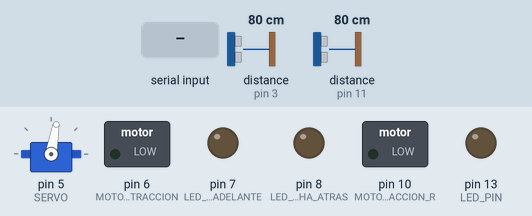
Simulated run of this sketch. Board: Arduino Uno, built with avr-gcc and run on an emulated ATmega328P. Parts: servo, switched loads named in the sketch (green lamp = pin HIGH), output pins drawn as LEDs (lit = HIGH). The test bench sets the inputs (shaded band); at power-on: distance to the obstacle (sensors on pin 11, pin 3) 80 cm. The echo pulse lasts 58.3 µs per cm; pins used as bus, display or sensor lines are not drawn.

Above: at 1.2 s.
1.3 s: "f" received over Serial
At 2.5 s:
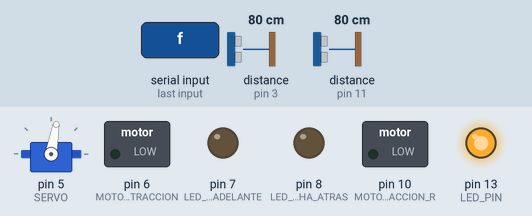
2.8 s: byte 119 (ADELANTE) received over Serial
At 3.9 s:
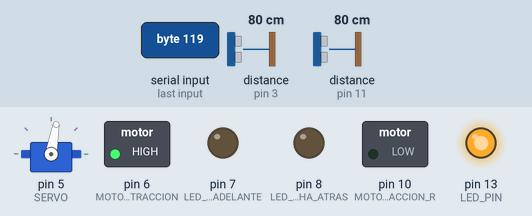
4.3 s: byte 115 (REVERSA) received over Serial
At 5.2 s:
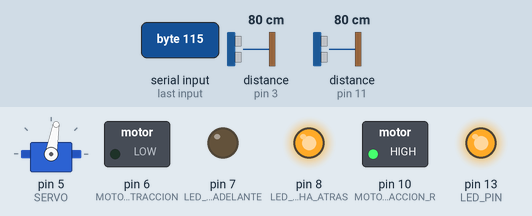
5.8 s: distance to the obstacle (sensor on pin 11) set to 54 cm
7.3 s: distance to the obstacle (sensor on pin 11) set to 48 cm
At 8.5 s:
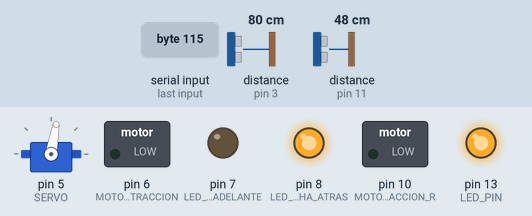
8.8 s: byte 100 (DOBLAR_DERECHA) received over Serial
At 9.9 s:
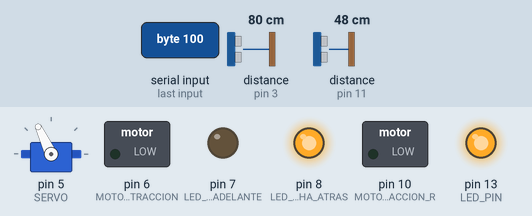
Timing chart, 0 to 11.3 s (numbered marks = the images above; inputs shaded):
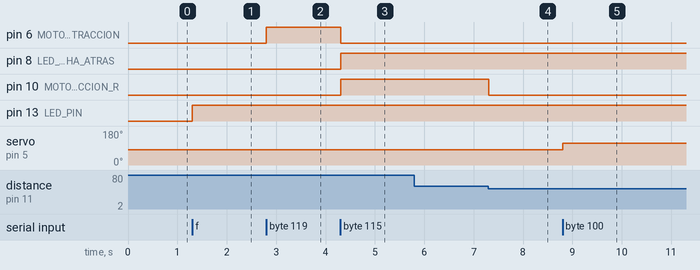

Measured:
- the behaviour switches between 51 and 50 cm on distance to the obstacle (sensor on pin 11) (found by bisection; images 3 and 4)
- after the input at 1.3 s, pin 13 (LED_PIN): LOW → HIGH at once
- after the input at 2.8 s, pin 6 (MOTOR_TRACCION): LOW → HIGH at once
- after the input at 4.3 s, pin 6 (MOTOR_TRACCION): HIGH → LOW at once; pin 8 (LED_MARCHA_ATRAS), pin 10 (MOTOR_TRACCION_R): LOW → HIGH at once
- after the input at 5.8 s, every drawn part: stays the same
- after the input at 7.3 s, pin 10 (MOTOR_TRACCION_R): HIGH → LOW at once
- after the input at 8.8 s, servo on pin 5 (SERVO): 80° → 115° at once

The sketch:

SEAAR.ino
```cpp
#include "Wire.h"
#include <Servo.h>
#include <Ultrasonic.h>

// MPU9250:

// PINES:
//0 y 1 para tx y rx del bluetooth
// 2 pin de interrupcion para el mpu ??

//LIBRES:   6
#define P_ECHO_D            3     //Pin 03 como (ECHO PWM ) para el Ultrasonido Delantero
#define P_TRIGGER_D         4     //Pin 04 como (TRIGGER ) para el Ultrasonido Delantero
#define SERVO               5     //Pin 05 como SERVO
#define LED_MARCHA_ADELANTE 7     //Pin 07 LED de adelante
#define LED_MARCHA_ATRAS    8     //Pin 08 LED de atras
#define MOTOR_TRACCION      6     // Pin 09 Motor hacia adelante
#define MOTOR_TRACCION_R    10    //Pin 10 Motor hacia atras
#define P_ECHO_A            11    //Pin 11 como (P_ECHO PWM ) para el Ultrasonido Trasero
#define P_TRIGGER_A         12    //Pin 12 como (P_TRIGGER_) para el Ultrasonido Trasero
#define LED_PIN             13    //Pin Led Arduino

//CONSTANTES
#define DISTANCIA_FRENO 50  //Para Sensores
#define TIEMPO_GIRO 200   //Para que GIRE durante 2 seg.
#define TIEMPO_FRENADO 1000
#define ADELANTE 'w'
#define REVERSA 's'
#define PARAR 'p'
#define DOBLAR_DERECHA 'd'
#define DOBLAR_IZQUIERDA 'i'
#define ENDEREZAR 'x'
#define APAGAR 'o'
#define ENCENDER 'f'
#define MAX_VELOCIDAD 'j'
#define ENCENDER_LED 'l'
#define APAGAR_LED 'k'
#define SERVO_CERO 80
#define SERVO_IZQ 45
#define SERVO_DER 115
#define VEL_NORMAL 200
#define VEL_MAX 255
Servo servoMotor;

Ultrasonic ultrasonicT(P_TRIGGER_A,P_ECHO_A,30000);
Ultrasonic ultrasonicD(P_TRIGGER_D,P_ECHO_D,30000);

// Velocidad de los motores (MACROS)
char estado = APAGAR;                   // Inicia detenido
long duracion, distanciaD, distanciaT;  // Para Calcular distacia

//Booleanos de estados
boolean obstaculo_D;                    // Determina si hay obstaculo DELANTERO
boolean obstaculo_T;                    // Determina si hay obstaculo TRASERO
boolean encendido=false;
boolean hacia_delante=false;
boolean reversa=false;


void setup() {
    Wire.begin();
    Serial.begin(9600);
    //Servo            PIN,     °MIN,     °MAX
    servoMotor.attach(SERVO, 650, 2400);
    servoMotor.write(SERVO_CERO); // Dani
    // MPU9250

    // Configuracion de modo de pines como entrada y salidas.
    pinMode(P_ECHO_D, INPUT);
    pinMode(P_TRIGGER_D, OUTPUT);
    pinMode(P_ECHO_A, INPUT);
    pinMode(P_TRIGGER_A, OUTPUT);

    pinMode(LED_MARCHA_ATRAS, OUTPUT);
    pinMode(LED_MARCHA_ADELANTE, OUTPUT);

    pinMode(MOTOR_TRACCION, OUTPUT);
    pinMode(MOTOR_TRACCION_R, OUTPUT);

    pinMode(LED_PIN, OUTPUT);
}

void loop() {
    // lee el bluetooth y almacena en estado
    if (Serial.available() > 0) {
          estado = (char)Serial.read();

    }


    if(estado == 'f'){
      encendido = true;
      digitalWrite(13,HIGH);

    }
    // Si esta prendido muestro la info y hago la detecion de obstaculos y veo las peticiones de movimiento.
    if( encendido ) {
     //mostrar();
     //determinar_pos();
      deteccion_de_obstaculos();
      movimiento();
    }
}

void determinar_pos(){

}

/*determinar_pos(){
  //magia potagia
}
restablecer_pos(){
    //restableser todas las variables para que quede en pos( 0 0 )
   }
*/
void movimiento(){
   switch(estado){
      case APAGAR:  //Boton apagar
        analogWrite(MOTOR_TRACCION_R, 0);
        analogWrite(MOTOR_TRACCION, 0);
        servoMotor.write(SERVO_CERO);
        analogWrite(LED_MARCHA_ADELANTE, LOW);
        analogWrite(LED_MARCHA_ATRAS, LOW);
        encendido = false;
        digitalWrite(13,LOW);
        break;

      case ADELANTE: // Boton desplazar hacia adelante a
        if( !obstaculo_D ) {

          analogWrite(MOTOR_TRACCION, VEL_MAX);
          analogWrite(MOTOR_TRACCION_R, 0);
          digitalWrite(LED_MARCHA_ATRAS, LOW);
          hacia_delante = true;
          reversa = false;
        }
      break;

      case MAX_VELOCIDAD:
        if( !obstaculo_D ) {
          analogWrite(MOTOR_TRACCION, VEL_MAX);
          analogWrite(MOTOR_TRACCION_R, 0);
          digitalWrite(LED_MARCHA_ATRAS, LOW);
          hacia_delante = true;
          reversa = false;
        }
        break;

      case REVERSA: // Boton desplazar hacia atras
        if( !obstaculo_T ) {
          analogWrite(MOTOR_TRACCION, 0);
          analogWrite(MOTOR_TRACCION_R, VEL_MAX);
          digitalWrite(LED_MARCHA_ATRAS, HIGH);
          reversa = true;
          hacia_delante = false;
        }
        break;

      case PARAR:     // Boton Parar
        analogWrite(MOTOR_TRACCION, 0);
        analogWrite(MOTOR_TRACCION_R, 0);
        servoMotor.write(SERVO_CERO);
        digitalWrite(LED_MARCHA_ADELANTE, LOW);
        digitalWrite(LED_MARCHA_ATRAS, LOW);
        hacia_delante = false;
        reversa = false;
        break;

      case DOBLAR_DERECHA: // Boton derecha
        servoMotor.write(SERVO_DER); //angulo
        break;

      case ENDEREZAR: // Boton dirrecion
        servoMotor.write(SERVO_CERO); //angulo
        break;

      case DOBLAR_IZQUIERDA: // Boton izquierda
        servoMotor.write(SERVO_IZQ); //angulo
        break;

      case ENCENDER_LED: // Sensor de luz l prender
        digitalWrite(LED_MARCHA_ADELANTE, HIGH);
        break;

      case APAGAR_LED: // Sensor de luz k apagar
        digitalWrite(LED_MARCHA_ADELANTE, LOW);
        break;
  }
}


 void deteccion_de_obstaculos(){

    if ( hacia_delante && ultrasonicD.Ranging(CM) <= DISTANCIA_FRENO) { // si la distancia es menor a la Distacia de freno (15)
      digitalWrite(13, HIGH);                                // Enciende LED
      analogWrite(MOTOR_TRACCION_R, 0);
      analogWrite(MOTOR_TRACCION, 0);
      obstaculo_D = true;
    }else
      if( reversa && ultrasonicT.Ranging(CM) <= DISTANCIA_FRENO ) {        // Si no hay obstaculotT
        digitalWrite(13, HIGH);                              // Enciende LED
        analogWrite(MOTOR_TRACCION_R, 0);
        analogWrite(MOTOR_TRACCION, 0);
        obstaculo_T = true;
    }else{
      obstaculo_D = false;
      obstaculo_T = false;
    }
}

void mostrar(){
  // coordenadas separadas por espacio ej: 'x y' OR x:xvalor << y:yvalor
  //or
/*    Serial << "x: " << x;
    delay(10);
    Serial << "y: " << y;
    Serial.println();
*/}
```
